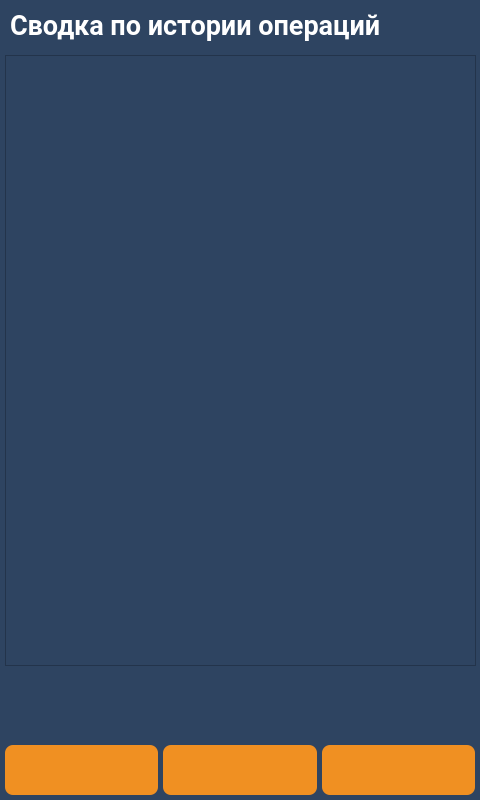
<?xml version="1.0" encoding="UTF-8"?>
<ui version="4.0">
 <class>screen_21_summary</class>
 <widget class="QWidget" name="screen_21_summary">
  <property name="geometry">
   <rect>
    <x>0</x>
    <y>0</y>
    <width>480</width>
    <height>800</height>
   </rect>
  </property>
  <property name="windowTitle">
   <string>screen_21_summary</string>
  </property>
  <property name="styleSheet">
   <string notr="true">QWidget{
	background-color: #2e4461;
}
QLabel {
	background: none;
	color: #FFFFFF;
	border-width: 0px;
	border-radius: 0px;
	font-family: "Roboto", Sans-serif;
}
#background {
	color: #FFFFFF;
	background-color: #2e4461;
	border-width: 2px;
	border-style: groove;
	border-color: #ff9923;
	border-radius: 0px;
	font-family: "Roboto", Sans-serif;
}
QPushButton {
	color: #FFFFFF;
	background-color: #f09022;
	border-width: 0px;
	border-style: outset;
	border-color: #EAA657;
	border-radius: 8px;
	font-weight: 600;
    font-size: 25px;
	font-family: "Roboto", Sans-serif;
}</string>
  </property>
  <widget class="QPushButton" name="btn_up">
   <property name="enabled">
    <bool>true</bool>
   </property>
   <property name="geometry">
    <rect>
     <x>5</x>
     <y>745</y>
     <width>153</width>
     <height>50</height>
    </rect>
   </property>
   <property name="minimumSize">
    <size>
     <width>0</width>
     <height>0</height>
    </size>
   </property>
   <property name="font">
    <font>
     <family>Roboto</family>
     <pointsize>-1</pointsize>
     <weight>75</weight>
     <bold>true</bold>
    </font>
   </property>
   <property name="text">
    <string />
   </property>
   <property name="icon">
    <iconset resource="../img/resources.qrc">
     <normaloff>:/icons/up.png</normaloff>:/icons/up.png</iconset>
   </property>
   <property name="iconSize">
    <size>
     <width>51</width>
     <height>51</height>
    </size>
   </property>
  </widget>
  <widget class="QPushButton" name="btn_back">
   <property name="enabled">
    <bool>true</bool>
   </property>
   <property name="geometry">
    <rect>
     <x>163</x>
     <y>745</y>
     <width>154</width>
     <height>50</height>
    </rect>
   </property>
   <property name="minimumSize">
    <size>
     <width>0</width>
     <height>0</height>
    </size>
   </property>
   <property name="font">
    <font>
     <family>Roboto</family>
     <pointsize>-1</pointsize>
     <weight>75</weight>
     <bold>true</bold>
    </font>
   </property>
   <property name="text">
    <string />
   </property>
   <property name="icon">
    <iconset resource="../img/resources.qrc">
     <normaloff>:/icons/back_white.png</normaloff>:/icons/back_white.png</iconset>
   </property>
   <property name="iconSize">
    <size>
     <width>51</width>
     <height>51</height>
    </size>
   </property>
  </widget>
  <widget class="QLabel" name="lbl_info_1">
   <property name="enabled">
    <bool>true</bool>
   </property>
   <property name="geometry">
    <rect>
     <x>10</x>
     <y>5</y>
     <width>451</width>
     <height>40</height>
    </rect>
   </property>
   <property name="font">
    <font>
     <family>Roboto</family>
     <pointsize>20</pointsize>
     <weight>75</weight>
     <bold>true</bold>
    </font>
   </property>
   <property name="layoutDirection">
    <enum>Qt::LeftToRight</enum>
   </property>
   <property name="text">
    <string>Сводка по истории операций</string>
   </property>
  </widget>
  <widget class="QListWidget" name="listWidget">
   <property name="enabled">
    <bool>true</bool>
   </property>
   <property name="geometry">
    <rect>
     <x>5</x>
     <y>55</y>
     <width>471</width>
     <height>611</height>
    </rect>
   </property>
   <property name="sizePolicy">
    <sizepolicy hsizetype="Expanding" vsizetype="Expanding">
     <horstretch>0</horstretch>
     <verstretch>0</verstretch>
    </sizepolicy>
   </property>
   <property name="whatsThis">
    <string>&lt;html&gt;&lt;head/&gt;&lt;body&gt;&lt;p&gt;&lt;br/&gt;&lt;/p&gt;&lt;/body&gt;&lt;/html&gt;</string>
   </property>
   <property name="horizontalScrollBarPolicy">
    <enum>Qt::ScrollBarAsNeeded</enum>
   </property>
   <property name="autoScroll">
    <bool>true</bool>
   </property>
  </widget>
  <widget class="QPushButton" name="btn_down">
   <property name="enabled">
    <bool>true</bool>
   </property>
   <property name="geometry">
    <rect>
     <x>322</x>
     <y>745</y>
     <width>153</width>
     <height>50</height>
    </rect>
   </property>
   <property name="minimumSize">
    <size>
     <width>0</width>
     <height>0</height>
    </size>
   </property>
   <property name="font">
    <font>
     <family>Roboto</family>
     <pointsize>-1</pointsize>
     <weight>75</weight>
     <bold>true</bold>
    </font>
   </property>
   <property name="text">
    <string />
   </property>
   <property name="icon">
    <iconset resource="../img/resources.qrc">
     <normaloff>:/icons/down.png</normaloff>:/icons/down.png</iconset>
   </property>
   <property name="iconSize">
    <size>
     <width>51</width>
     <height>51</height>
    </size>
   </property>
  </widget>
 </widget>
 <resources>
  <include location="../img/resources.qrc" />
 </resources>
 <connections />
</ui>
